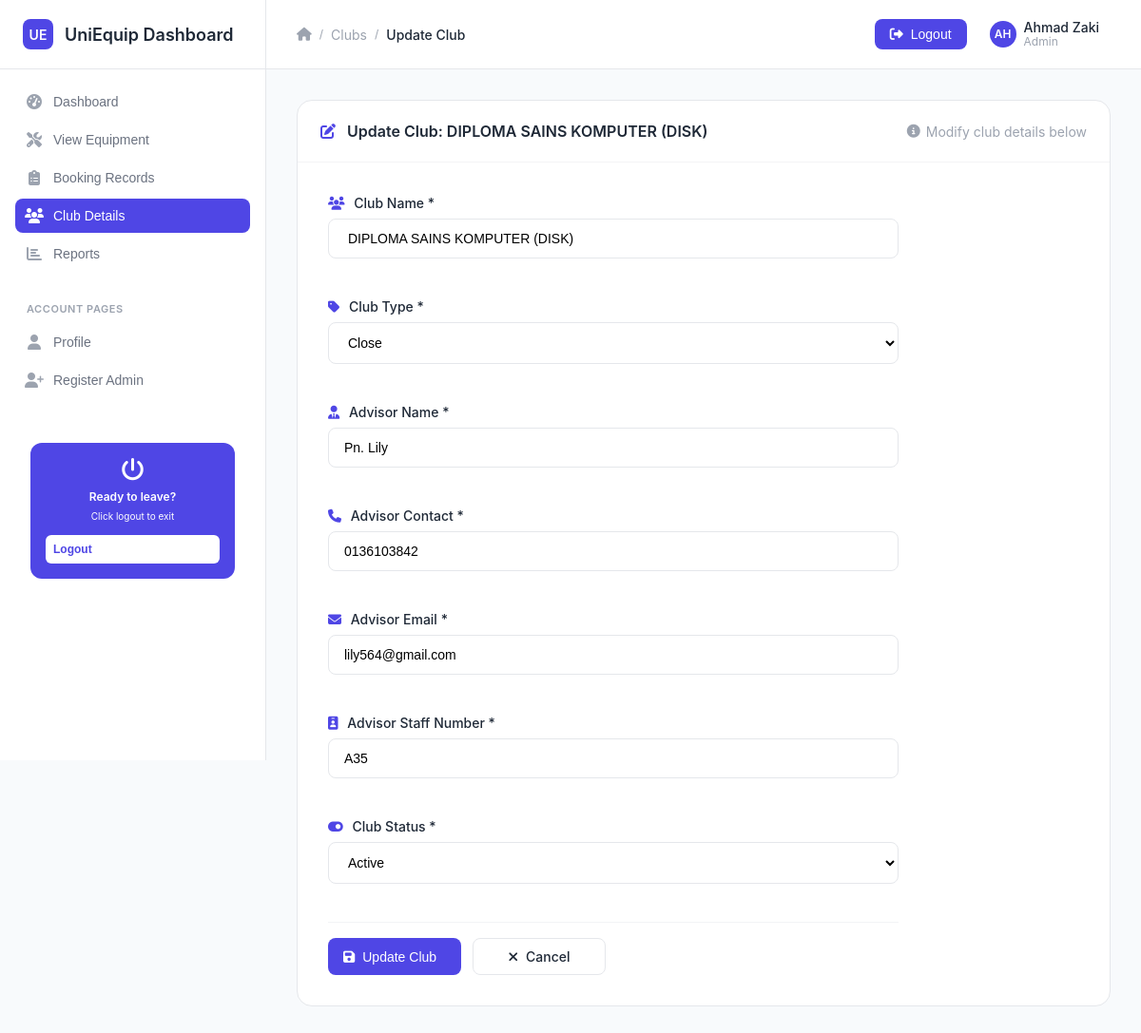
Screenshot of /update_club.php?club_name=+DIPLOMA+SAINS+KOMPUTER+(DISK) (signed in) with the database file from the repository.
### tables this page shows
CREATE TABLE `club` (
  `club_name` varchar(50) NOT NULL,
  `type` varchar(50) NOT NULL,
  `adv_name` varchar(50) NOT NULL,
  `adv_tel` varchar(50) NOT NULL,
  `adv_email` varchar(50) NOT NULL,
  `adv_num` varchar(50) NOT NULL,
  `status` varchar(15) NOT NULL
);

### update_club.php (the view, shortened to what this page needs)
<?php
$staff_name = $_SESSION['staff_name'] ?? "Admin User";
include("db.php");
$club_name = mysqli_real_escape_string($connect, $_GET['club_name']);
$result = mysqli_query($connect, "SELECT * FROM club WHERE club_name = '$club_name'");
$club = mysqli_fetch_assoc($result);
?>
<!DOCTYPE html>
<html lang="en">
<head>
    <link href="https://cdnjs.cloudflare.com/ajax/libs/font-awesome/6.4.0/css/all.min.css" rel="stylesheet">
    <link href="style.css" rel="stylesheet">
</head>
<body>
    <div class="dashboard-container">
        <div class="sidebar">
            <div class="sidebar-header">
                <div class="sidebar-logo">UE</div>
                <div class="sidebar-title">UniEquip Dashboard</div>
            </div>
            <div class="sidebar-nav">
                <div class="nav-section">
                    <div class="nav-item">
                        <form action="admin_dashboard.php" method="post" style="margin: 0;">
                            <button type="submit" class="nav-link">
                                <div class="nav-icon"><i class="fas fa-tachometer-alt"></i></div>
                                Dashboard
                            </button>
                        </form>
                    </div>
                    <div class="nav-item">
                        <form action="admin_view_equipment.php" method="post" style="margin: 0;">
                            <button type="submit" class="nav-link">
                                <div class="nav-icon"><i class="fas fa-tools"></i></div>
                                View Equipment
                            </button>
                        </form>
                    </div>
                    <div class="nav-item">
                        <form action="admin_view_record.php" method="post" style="margin: 0;">
                            <button type="submit" class="nav-link">
                                <div class="nav-icon"><i class="fas fa-clipboard-list"></i></div>
                                Booking Records
                            </button>
                        </form>
                    </div>
                    <div class="nav-item">
                        <form action="view_club.php" method="post" style="margin: 0;">
                            <button type="submit" class="nav-link active">
                                <div class="nav-icon"><i class="fas fa-users"></i></div>
                                Club Details
                            </button>
                        </form>
                    </div>
                    <div class="nav-item">
                        <form action="report.php" method="post" style="margin: 0;">
                            <button type="submit" class="nav-link">
                                <div class="nav-icon"><i class="fas fa-chart-bar"></i></div>
                                Reports
                            </button>
                        </form>
                    </div>
                </div>
                <div class="nav-section">
                    <div class="nav-section-title">ACCOUNT PAGES</div>
                    <div class="nav-item">
                        <form action="admin_profile.php" method="post" style="margin: 0;">
                            <button type="submit" class="nav-link">
                                <div class="nav-icon"><i class="fas fa-user"></i></div>
                                Profile
                            </button>
                        </form>
                    </div>
                    <div class="nav-item">
                        <form action="rgstaff.php" method="post" style="margin: 0;">
                            <button type="submit" class="nav-link">
                                <div class="nav-icon"><i class="fas fa-user-plus"></i></div>
                                Register Admin
                            </button>
                        </form>
                    </div>
                </div>
                <div style="margin-top: auto; padding: 16px;">
                    <div style="background: #4f46e5; border-radius: 12px; padding: 16px; text-align: center; color: white;">
                        <i class="fas fa-power-off" style="font-size: 24px; margin-bottom: 8px;"></i>
                        <div style="font-size: 12px; font-weight: 600; margin-bottom: 4px;">Ready to leave?</div>
                        <div style="font-size: 10px; margin-bottom: 12px;">Click logout to exit</div>
                        <form action="logout.php" method="post" style="margin: 0;" onsubmit="return confirmLogout()">
                            <button type="submit" class="btn btn-primary btn-sm" style="background: white; color: #4f46e5; width: 100%; border: none; padding: 8px; border-radius: 6px; font-weight: 600; cursor: pointer;">
                                Logout
                            </button>
                        </form>
                    </div>
                </div>
            </div>
        </div>
        <div class="main-content">
            <div class="top-header">
                <div class="header-left">
                    <div class="breadcrumb">
                        <i class="fas fa-home"></i>
                        <span class="breadcrumb-separator">/</span>
                        <span class="breadcrumb-item">Clubs</span>
                        <span class="breadcrumb-separator">/</span>
                        <span class="breadcrumb-item active">Update Club</span>
                    </div>
                </div>
                <div class="header-right">
                    <div class="header-actions">
                        <form action="logout.php" method="post" style="margin: 0;" onsubmit="return confirmLogout()">
                            <button type="submit" class="btn btn-primary" style="display: flex; align-items: center; gap: 8px;">
                                <i class="fas fa-sign-out-alt"></i>
                                Logout
                            </button>
                        </form>
                        <div class="user-menu">
                            <div class="user-avatar"><?php echo strtoupper(substr($staff_name, 0, 2)); ?></div>
                            <div class="user-info">
                                <div class="user-name"><?php echo $staff_name; ?></div>
                                <div class="user-role"><?php echo ucfirst($_SESSION['role'] ?? 'admin'); ?></div>
                            </div>
                        </div>
                    </div>
                </div>
            </div>
            <div class="content-area">
                <div class="table-container">
                    <div class="table-header">
                        <h2 class="table-title">
                            <i class="fas fa-edit" style="margin-right: 8px; color: var(--primary-color);"></i>
                            Update Club: <?= htmlspecialchars($club['club_name']) ?>
                        </h2>
                        <div class="table-meta">
                            <i class="fas fa-info-circle"></i>
                            Modify club details below
                        </div>
                    </div>
                    <div style="padding: 32px;">
                        <form method="post" style="max-width: 600px;">
                            <div style="display: grid; gap: 24px;">
                                <div class="form-group">
                                    <label class="form-label">
                                        <i class="fas fa-users" style="margin-right: 6px; color: var(--primary-color);"></i>
                                        Club Name *
                                    </label>
                                    <input type="text" name="club_name" class="form-input" required
                                           value="<?= htmlspecialchars($club['club_name']) ?>"
                                           placeholder="Enter club name"
                                           style="padding: 12px 16px; font-size: 14px;">
                                </div>
                                <div class="form-group">
                                    <label class="form-label">
                                        <i class="fas fa-tag" style="margin-right: 6px; color: var(--primary-color);"></i>
                                        Club Type *
                                    </label>
                                    <select name="type" class="form-select" required
                                            style="padding: 12px 16px; font-size: 14px;">
                                        <option value="Close" <?= $club['type'] == 'Close' ? 'selected' : '' ?>>Close</option>
                                    </select>
                                </div>
                                <div class="form-group">
                                    <label class="form-label">
                                        <i class="fas fa-user-tie" style="margin-right: 6px; color: var(--primary-color);"></i>
                                        Advisor Name *
                                    </label>
                                    <input type="text" name="adv_name" class="form-input" required
                                           value="<?= htmlspecialchars($club['adv_name']) ?>"
                                           placeholder="Enter advisor name"
                                           style="padding: 12px 16px; font-size: 14px;">
                                </div>
                                <div class="form-group">
                                    <label class="form-label">
                                        <i class="fas fa-phone" style="margin-right: 6px; color: var(--primary-color);"></i>
                                        Advisor Contact *
                                    </label>
                                    <input type="text" name="adv_tel" class="form-input" required
                                           value="<?= htmlspecialchars($club['adv_tel']) ?>"
                                           placeholder="Enter contact number"
                                           style="padding: 12px 16px; font-size: 14px;">
                                </div>
                                <div class="form-group">
                                    <label class="form-label">
                                        <i class="fas fa-envelope" style="margin-right: 6px; color: var(--primary-color);"></i>
                                        Advisor Email *
                                    </label>
                                    <input type="email" name="adv_email" class="form-input" required
                                           value="<?= htmlspecialchars($club['adv_email']) ?>"
                                           placeholder="Enter email address"
                                           style="padding: 12px 16px; font-size: 14px;">
                                </div>
                                <div class="form-group">
                                    <label class="form-label">
                                        <i class="fas fa-id-badge" style="margin-right: 6px; color: var(--primary-color);"></i>
                                        Advisor Staff Number *
                                    </label>
                                    <input type="text" name="adv_num" class="form-input" required
                                           value="<?= htmlspecialchars($club['adv_num']) ?>"
                                           placeholder="Enter staff number"
                                           style="padding: 12px 16px; font-size: 14px;">
                                </div>
                                <div class="form-group">
                                    <label class="form-label">
                                        <i class="fas fa-toggle-on" style="margin-right: 6px; color: var(--primary-color);"></i>
                                        Club Status *
                                    </label>
                                    <select name="status" class="form-select" required
                                            style="padding: 12px 16px; font-size: 14px;">
                                        <option value="Active" <?= strtolower($club['status']) == 'active' ? 'selected' : '' ?>>Active</option>
                                    </select>
                                </div>
                                <div style="display: flex; gap: 12px; padding-top: 16px; border-top: 1px solid var(--border-light);">
                                    <button type="submit" class="btn btn-primary" style="min-width: 140px;">
                                        <i class="fas fa-save"></i>
                                        Update Club
                                    </button>
                                    <a href="view_club.php" class="btn btn-secondary" style="min-width: 140px; text-decoration: none; display: inline-flex; align-items: center; justify-content: center; gap: 8px;">
                                        <i class="fas fa-times"></i>
                                        Cancel
                                    </a>
                                </div>
                            </div>
                        </form>
                    </div>
                </div>
            </div>
        </div>
    </div>
</body>
</html>

### rows the page displays
club: club_name "DIPLOMA SAINS KOMPUTER (DISK)", type "Close", adv_name "Pn. Lily", adv_tel "0136103842", adv_email "lily564@gmail.com", adv_num "A35", status "Active"

### other values shown
substr($staff_name, 0, 2) "AH"
$staff_name "Ahmad Zaki"
$_SESSION['role'] "Admin"
